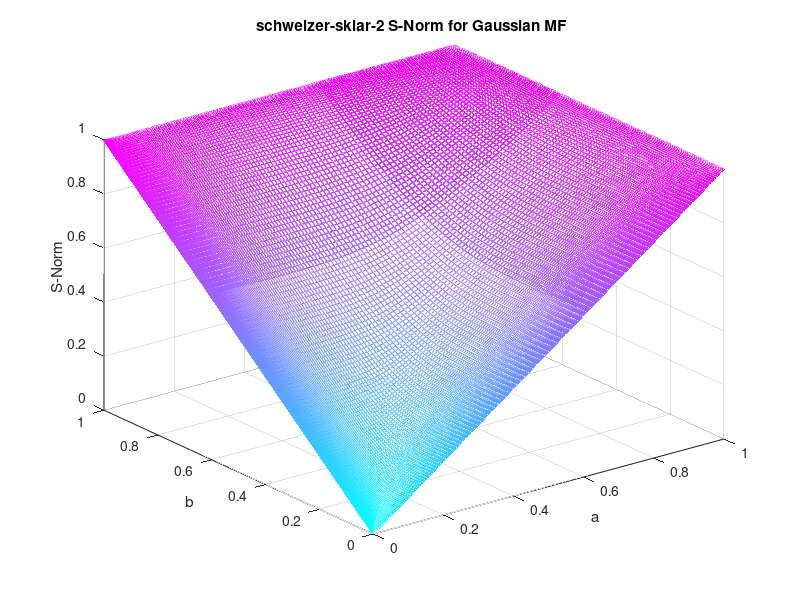

This chart was generated by the following MATLAB code:
%  Shahab Sotudian--94125091
%  schwelzer-sklar 2 S-Norm
clear
clc
z=[];
p=0;
disp('*** schwelzer sklar 2 S-Norm for Gaussian membership function ***')
disp('***Assumption: X belong to [0,50]  ***')
disp('Enter the parameter of first Gaussian membership function sigma and mean  ***')
sigma1=input('Enter the amount of  sigma ');
c1=input('Enter the amount of  mean ');
disp('Enter the parameter of second Gaussian membership function sigma and mean  ***')
sigma2=input('Enter the amount of  sigma ');
c2=input('Enter the amount of  mean ');
disp('Enter the parameter of Yager t-Norm -->   p (p>0) ***')
p=input('Enter the amount of  p ');

% 1st Gaussian membership function
x1=0:0.1:50;
y1 = exp(-(x1 - c1).^2/(2*sigma1^2));
% 2nd Gaussian membership function
x2=0:0.1:50;
y2 = exp(-(x2 - c2).^2/(2*sigma2^2));

%  schwelzer sklar 2 S-Norm
[Y1,Y2]=meshgrid(y1,y2);
[i,j]=size(Y1);
z = zeros(size(Y1));
for l=1:i
    for k=1:j
      z(l,k)=((((Y1(l,k))^p)  +  ((Y2(l,k))^p) - ((Y1(l,k))^p)*((Y2(l,k))^p)  )^(1/p));
  
    end
end


% plotting
mesh(Y1,Y2,z)
xlabel('a')
ylabel('b')
zlabel('S-Norm')
title('schwelzer-sklar-2 S-Norm for Gaussian MF ');
colormap cool

   